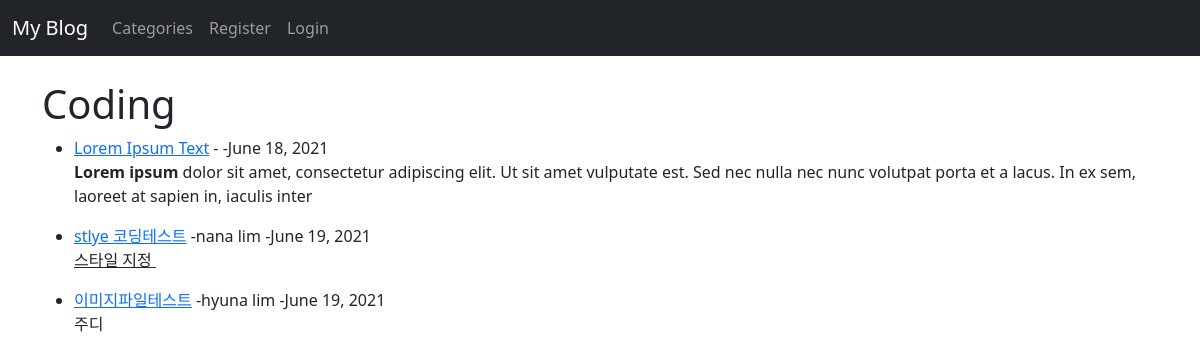
/category/coding/, run on the app's committed database.
### theblog/models.py (models this page shows, shortened)
class Post(models.Model):
    title = models.CharField(max_length=255)
    header_image = models.ImageField(null=True, blank=True, upload_to="images/")
    title_tag = models.CharField(max_length=255)
    author = models.ForeignKey(User, on_delete=models.CASCADE)
    body = RichTextField(blank=True , null=True)
    post_date = models.DateField(auto_now_add=True)
    category = models.CharField(max_length=255, default='uncatagorized')
    snippet = models.CharField(max_length=255)

### theblog/views.py (the view)
# urls.py: path('category/<str:cats>/', CategoryView, name='category'),
def CategoryView(request, cats):
    category_post = Post.objects.filter(category=cats.replace('-', ' '))
    return render(request, 'categories.html', {'cats':cats.title().replace('-', ' '), 'category_posts': category_post})

### theblog/templates/categories.html (shortened to what this page needs)
<body>
{% extends 'base.html' %}
{% block content %}
{% if category_posts %}
    <h1>{{ cats }}</h1>
    <ul>
    {% for post in category_posts%}
            <li><a href="{% url 'article-details' post.pk %}"> {{ post.title }}</a>
                -{{ post.author.first_name }}
                {{ post.author.last_name }}
                -{{ post.post_date }}
            </small><br/>
            {{ post.body|slice:":200"|safe }}</li>
    {% endfor %}
    </ul>
{% else %}
    <h2>Sorry, this page dose not  exist</h2>
{% endif %}
{% endblock %}

### data on the page
Post: title "Lorem Ipsum Text", post_date "June 18, 2021", body "Lorem ipsum dolor sit amet, consectetur adipiscing elit. Ut sit amet vulputate est. Sed nec nulla nec nunc volutpat porta et a lacus. In ex sem, laoreet at sapien in, iaculis inter"
Post: title "stlye 코딩테스트", author.first_name "nana", author.last_name "lim", post_date "June 19, 2021", body "스타일 지정"
Post: title "이미지파일테스트", author.first_name "hyuna", author.last_name "lim", post_date "June 19, 2021", body "주디"

### other printed values
{{ cats }} "Coding"
